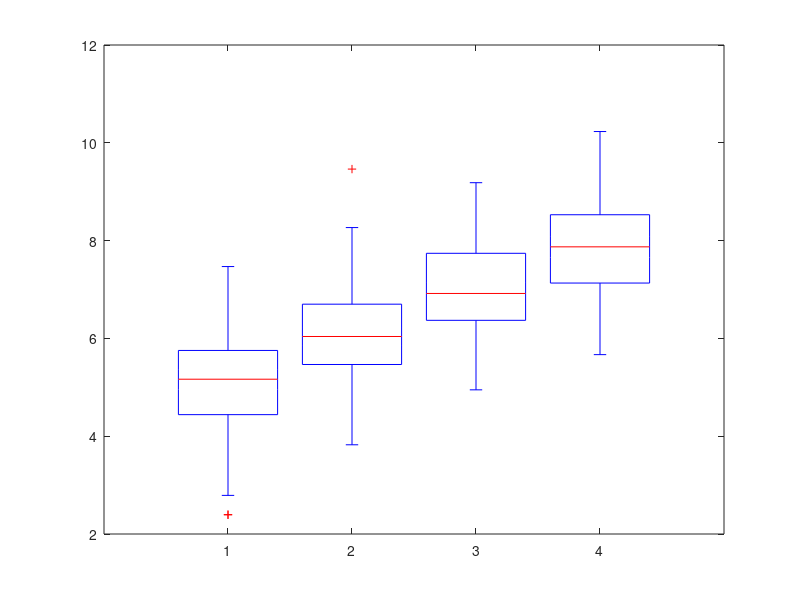

This chart was generated by the following MATLAB code: (Note: this script raises an error after producing the figure.)
clc
clear
 set(0,'DefaultFigureVisible','on')
x1 = normrnd(5,1,100,1);
x2 = normrnd(6,1,100,1);
x3 = normrnd(7,1,100,1);
x4 = normrnd(8,1,100,1);
figure;
boxplot([x1,x2,x3,x4]);
% Change the boxplot color from blue to green
a = get(get(gca,'children'),'children');   % Get the handles of all the objects
t = get(a,'tag');   % List the names of all the objects 
box1 = a(25);
set(box1, 'Color', 'g');   % Set the color of the first box to green